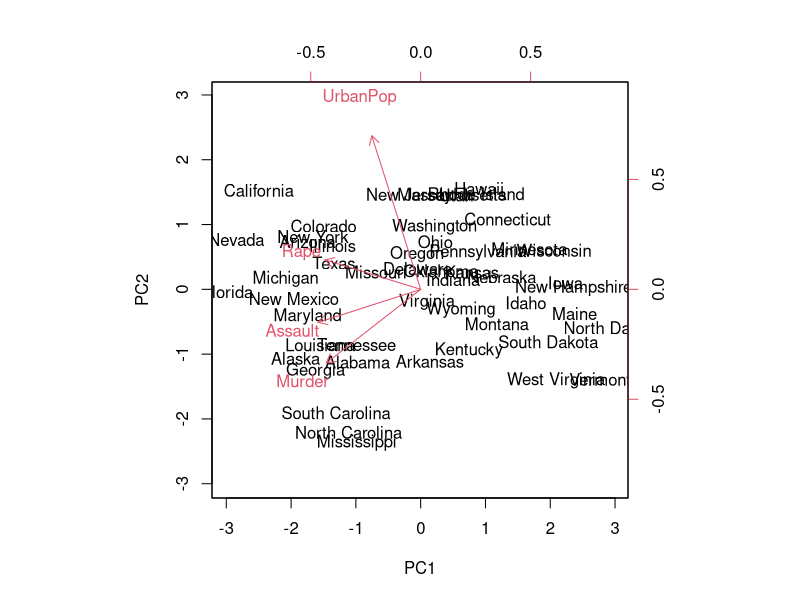
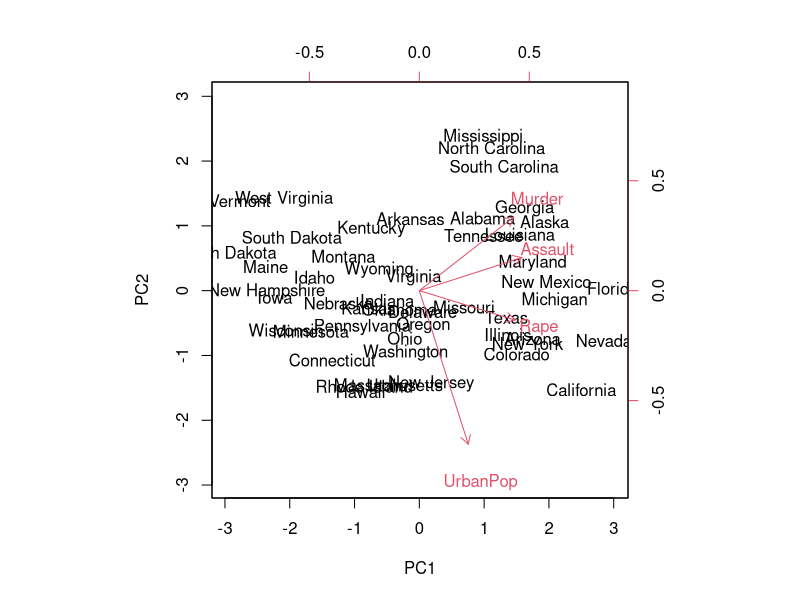
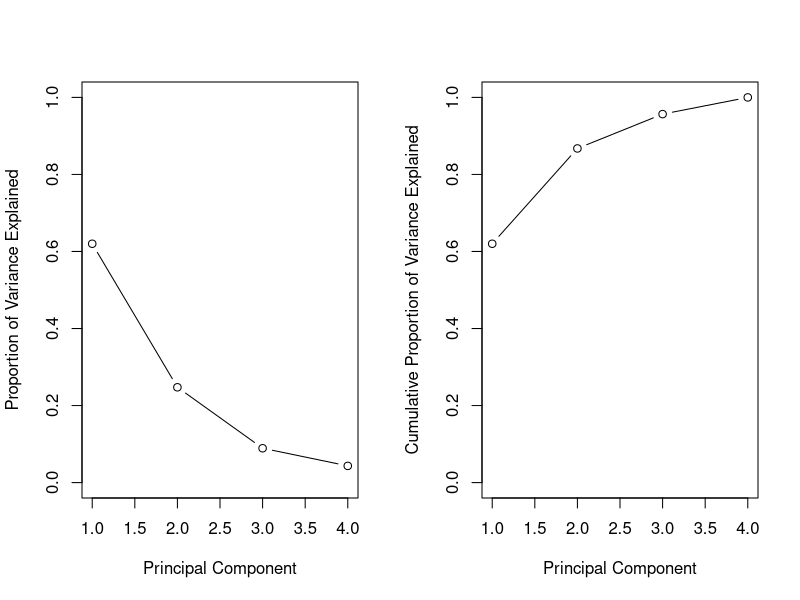
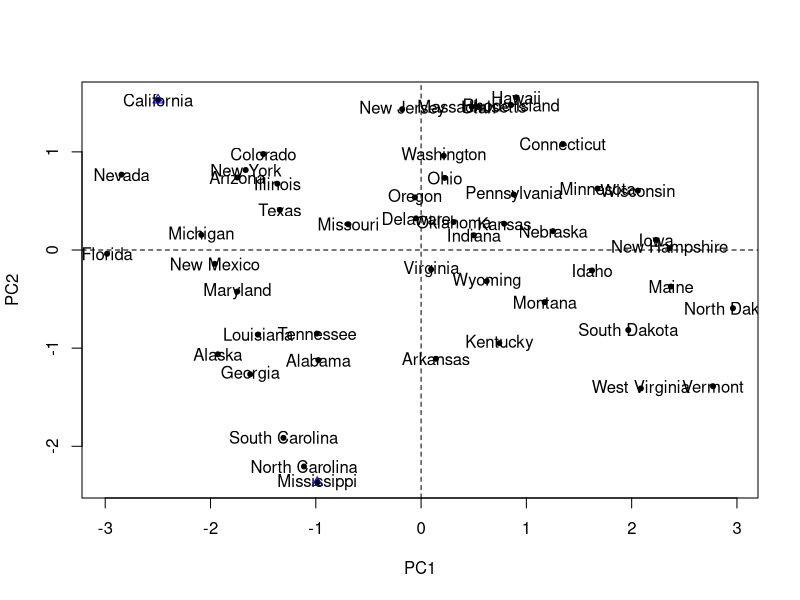

Reproduce these figures in R, in order.
# Lab: Unsupervised Learning


## Principal Components Analysis

###
states <- row.names(USArrests)
states
###
names(USArrests)
###
apply(USArrests, 2, mean)
###
apply(USArrests, 2, var)
###
pr.out <- prcomp(USArrests, scale = TRUE)
###
names(pr.out)
###
pr.out$center#means
pr.out$scale#standard deviations
###
pr.out$sdev#L (sqrt of the eigenvalues of cov(X))
pr.out$rotation##V (eigenvectors of cov(X))
###
pr.out$x##Z=UD=XV
###
par(mfrow=c(1,1))
biplot(pr.out, scale = 0)
###
pr.out$rotation = -pr.out$rotation
pr.out$x = -pr.out$x
biplot(pr.out, scale = 0)
###
pr.out$sdev
###
pr.var <- pr.out$sdev^2
pr.var
###
pve <- pr.var / sum(pr.var)
pve
###
par(mfrow = c(1, 2))
plot(pve, xlab = "Principal Component",
     ylab = "Proportion of Variance Explained", ylim = c(0, 1),
     type = "b")
plot(cumsum(pve), xlab = "Principal Component",
     ylab = "Cumulative Proportion of Variance Explained",
     ylim = c(0, 1), type = "b")
###
a <- c(1, 2, 8, -3)
cumsum(a)
###

## Singular Value Decomposition

x.std<-scale(USArrests,T,T) # standardize the data
svd_x<-svd(x.std)
loadings_svd<-as.matrix(svd_x$v)
rownames(loadings_svd)<-colnames(USArrests)
colnames(loadings_svd)<-c("PC1","PC2","PC3","PC4")
loadings_svd
pr.out$rotation
pc2<-svd_x$u[,1:2]%*%diag(svd_x$d)[1:2,1:2]
pr.out$x[,1:2]
##

rownames(pc2)<-rownames(USArrests)
par(mfrow=c(1,1))
plot(pc2,pch=20,xlab="PC1",ylab="PC2")
abline(h=0,v=0,lty=2)
text(pc2, labels=rownames(pc2))
points(pc2[c("California","Mississippi"),],col="blue",pch=2)
loadings_svd